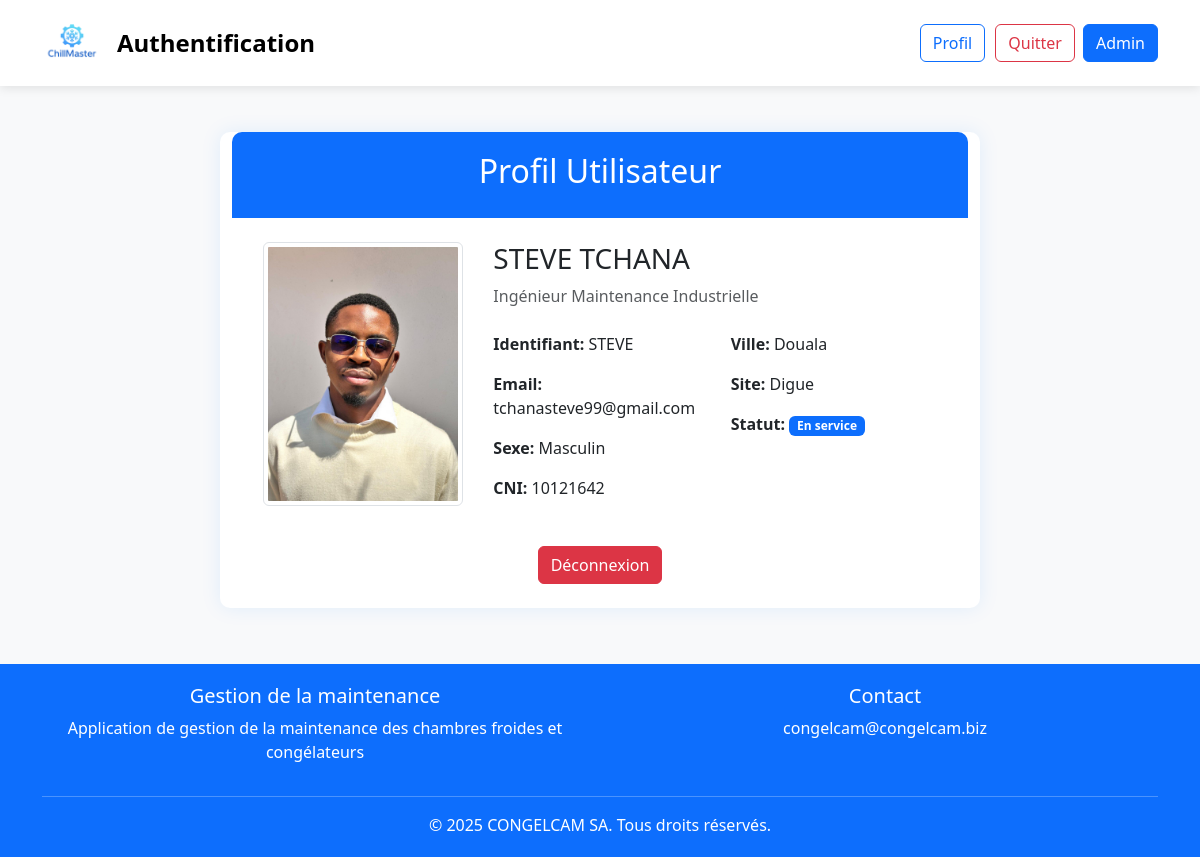
Page /profile/ (signed in) on the committed database.
### accounts/models.py (models this page shows, shortened)
class CustomUser(AbstractUser):
    is_administrator = models.BooleanField(
        default=False,
        verbose_name="Administrateur" )
    GENDER_CHOICES = [
        ('M', 'Masculin'),
        ('F', 'Féminin'),
    ]
    STATUS_CHOICES = [
        ('SERVICE', 'En service'),
        ('CONGE', 'En congé'),
        ('MISSION', 'En mission'),
    ]
    gender = models.CharField(max_length=1, choices=GENDER_CHOICES, verbose_name="Sexe")
    cni_number = models.CharField(max_length=20, verbose_name="N° court CNI")
    qualification = models.CharField(max_length=100, verbose_name="Qualification")
    city = models.CharField(max_length=100, verbose_name="Ville")
    site = models.CharField(max_length=100, verbose_name="Site")
    profile_picture = models.ImageField(upload_to='profile_pics/', verbose_name="Photo de profil")
    status = models.CharField(max_length=10, choices=STATUS_CHOICES, default='SERVICE', verbose_name="Statut")
    permissions = [
            ("access_admin_panel", "Peut accéder au panel admin"),
        ]

### accounts/views.py (the view)
# urls.py: path('profile/', views.profile_view, name='profile'),
@login_required
def profile_view(request):
    return render(request, 'accounts/profile.html', {'user': request.user})

### accounts/templates/accounts/profile.html (shortened to what this page needs)
{% extends 'accounts/base.html' %}
{% block content %}
<div class="row justify-content-center">
    <div class="col-md-8 auth-container">
        <div class="auth-header">
            <h2>Profil Utilisateur</h2>
        </div>
        <div class="p-4">
            <div class="row">
                <div class="col-md-4 text-center">
                    <img src="{{ user.profile_picture.url }}" alt="Photo de profil" class="img-thumbnail mb-3" style="max-width: 200px;">
                </div>
                <div class="col-md-8">
                    <h3>{{ user.first_name }} {{ user.last_name }}</h3>
                    <p class="text-muted">{{ user.qualification }}</p>
                    <div class="row mt-4">
                        <div class="col-md-6">
                            <p><strong>Identifiant:</strong> {{ user.username }}</p>
                            <p><strong>Email:</strong> {{ user.email }}</p>
                            <p><strong>Sexe:</strong> {{ user.get_gender_display }}</p>
                            <p><strong>CNI:</strong> {{ user.cni_number }}</p>
                        </div>
                        <div class="col-md-6">
                            <p><strong>Ville:</strong> {{ user.city }}</p>
                            <p><strong>Site:</strong> {{ user.site }}</p>
                            <p><strong>Statut:</strong> <span class="badge bg-primary">{{ user.get_status_display }}</span></p>
                        </div>
                    </div>
                </div>
            </div>
            <div class="mt-4 text-center">
                <a href="{% url 'logout' %}" class="btn btn-danger">Déconnexion</a>
            </div>
        </div>
    </div>
</div>
{% endblock %}

### accounts/templates/accounts/base.html (style rules this page uses)
body { background-color: #f8f9fa; }
.auth-container { background-color: white; border-radius: 10px; box-shadow: 0 0 20px rgba(0, 123, 255, 0.1); }
.auth-header { background-color: #0d6efd; color: white; border-top-left-radius: 10px; border-top-right-radius: 10px; padding: 20px; text-align: center; }

### rows in the picture
CustomUser: profile_picture (picture), first_name "STEVE", last_name "TCHANA", qualification "Ingénieur Maintenance Industrielle", username "STEVE", email "tchanasteve99@gmail.com", gender "Masculin", cni_number "10121642", city "Douala", site "Digue", status "En service"
